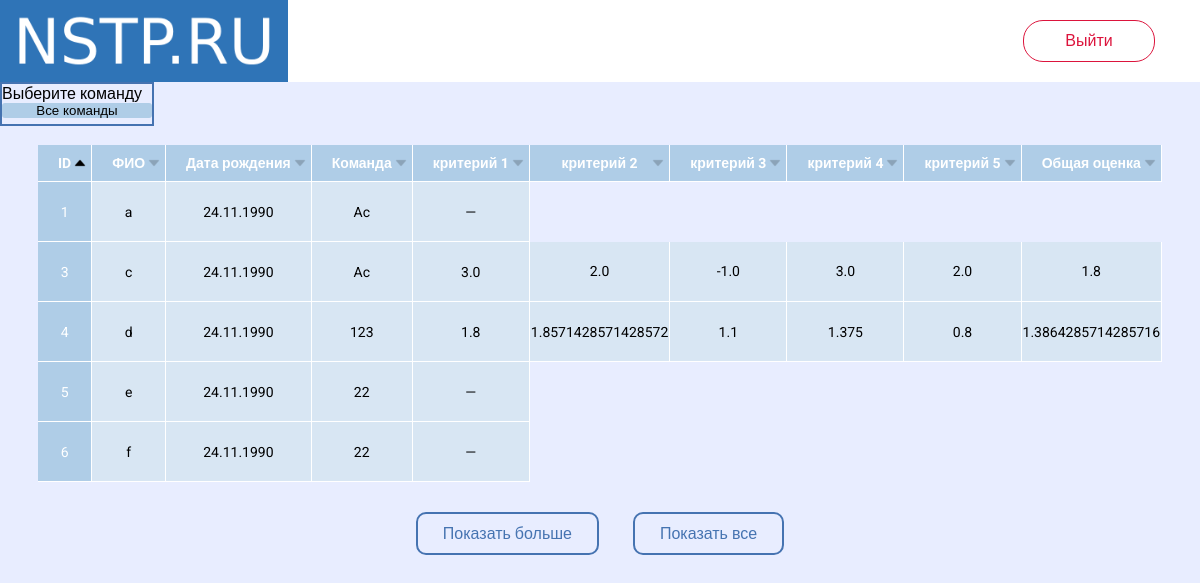
The page /admin_table/1/1 (signed in) on the database as committed earlier.
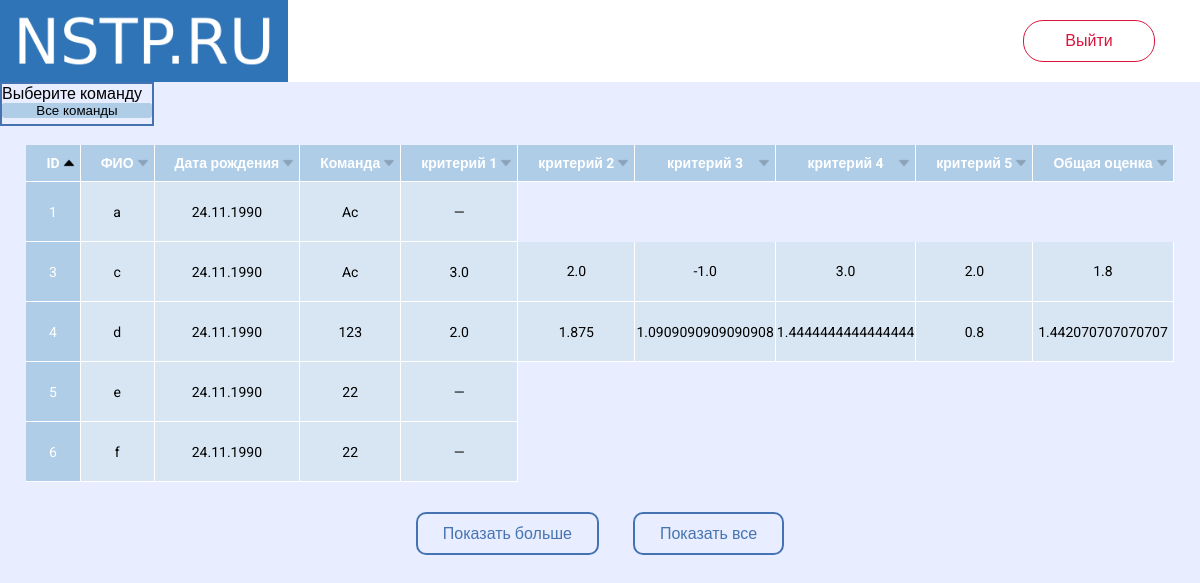
The same page on the database as committed later.
### app/models.py (models this page shows, shortened)
class Parameter(db.Model):
    id = db.Column(db.Integer, primary_key=True, unique=True, autoincrement=True)
    name = db.Column(db.String(32))
    weight = db.Column(db.Float, default=1.0)
    project_number = db.Column(db.Integer, db.ForeignKey('project.number'))

class User(UserMixin, db.Model):
    project_id = db.Column(db.Integer)  # id в данном проете
    username = db.Column(db.String(64))
    email = db.Column(db.String(128), index=True, unique=True)
    birthday = db.Column(db.Date)
    team = db.Column(db.String(32))  # команда, класс иди что-то подобное
    place = db.Column(db.String(64))  # локация, регион или что-то подобное
    project_number = db.Column(db.Integer)  # номер проекта к которму относится
    id = db.Column(db.Integer, unique=True, primary_key=True, autoincrement=True)  # общий id
    password_hash = db.Column(db.String(128))
    grades = db.relationship('Grade', backref='user', lazy='dynamic')
    sum_grade_0 = db.Column(db.Float, default=0)
    sum_grade_1 = db.Column(db.Float, default=0)
    sum_grade_2 = db.Column(db.Float, default=0)
    sum_grade_3 = db.Column(db.Float, default=0)
    sum_grade_4 = db.Column(db.Float, default=0)
    sum_grade_all = db.Column(db.Float, default=0)

### app/main/routes.py (the view)
@bp.route('/admin_table/<project_number>/<admin_id>', methods=['GET', 'POST'])
@login_required
def admin_table(project_number, admin_id):
    admin = Admin.query.filter_by(id=admin_id).first()
    parameters = Parameter.query.filter_by(project_number=project_number).all()
    users = User.query.filter_by(project_number=project_number).order_by(User.id).limit(5)
    users_team = User.query.filter_by(project_number=project_number).all()
    teams = ['Все команды']
    for user in users_team:
        if user.team not in teams:
            teams.append(user.team)
    return render_template('admin_table.html', title='Table', admin=admin, teams=teams,
                           users=users, ParName=parameters, project_number=project_number)

### app/models.py (called while the page is built, shortened)
@login.user_loader
def load_user(id):
    if int(id) < 10000:
        return User.query.get(int(id))

### app/templates/admin_table.html (shortened to what this page needs)
{% extends "main_0.html" %}
{%  block app_content %}
    <link rel="stylesheet"  href="{{ url_for('static', filename='admin_table.css')}}">
    <div class="table-wrap">
        <div class="choice">
            <label for="teams">Выберите команду</label>
            <div class="wrapper_dropdown">
                <select name="teams" id="teams" class="select"
                        onchange="show_more(0, {{ project_number}}, this.value)">
                    {% for team in teams %}
                        <option value="{{ team }}">{{ team }}</option>
                    {% endfor %}
                </select>
            </div>
        </div>
        <br>
        <table class="table-sort">
            <thead>
            <tr>
                <th id="project_id" class="sort" data-order="0" onclick="sort(this.id,
                        {{ project_number }})">ID</th>
                <th id="username" class="sort" data-order="0"
                    onclick="sort(this.id, {{ project_number }})">ФИО</th>
                <th id="birthday" class="sort" data-order="0"
                    onclick="sort(this.id, {{ project_number }})">Дата рождения</th>
                <th id="team" class="sort" data-order="0"
                    onclick="sort(this.id, {{ project_number }})">Команда</th>
                {% set i = namespace(a=0) %}
                {% for parameter in ParName %}
                    <th id="sum_grade_{{ i.a }}" class="sort" data-order="0"
                        onclick="sort(this.id, {{ project_number }})">{{ parameter.name }}</th>
                    {% set i.a = i.a + 1 %}
                {% endfor %}
                <th id="sum_grade_all" data-order="0" class="sort"
                    onclick="sort(this.id, {{ project_number }})">Общая оценка</th>
            </tr>
            </thead>
            <tbody id="tbody" class="tbody-table">
            {% set i.a = 0 %}
            {% for user in users %}
                <tr id="number_str{{ i.a }}" onclick="location.href='{{ url_for(
                'main.user_grades_table', project_number=project_number, user_id=user.id) }}'">
                    <td id="id{{ i.a }}">
                        {% if user.project_id %}
                            {{ user.project_id }}
                        {% else %}
                            –
                        {% endif %}
                    </td>
                    <td id="username{{ i.a }}">
                        {% if user.username %}
                            {{ user.username }}
                        {% else %}
                            –
                        {% endif %}
                    </td>
                    <td id="birthday{{ i.a }}">
                        {% if user.birthday %}
                            {{ user.birthday.strftime('%d.%m.%Y') }}
                        {% else %}
                            –
                        {% endif %}
                    </td>
                    <td id="team{{ i.a }}">
                        {% if user.team %}
                            {{ user.team }}
                        {% else %}
                            –
                        {% endif %}
                    </td>
                    {% for j in range(10) %}
                        {% if user.__dict__['sum_grade_{}'.format(j)] %}
                            <td id="sum_grade_{{ j }}{{ i.a }}">
                                {% if user.__dict__['sum_grade_{}'.format(j)] == 0 %}
                                    —
                                {% else %}
                                    {{ user.__dict__['sum_grade_{}'.format(j)] }}
                                {% endif %}
                            </td>
                        {% endif %}
                    {% endfor %}
                    <td id="sum_grade_all{{ i.a }}">
                        {% if user.sum_grade_all == 0 %}
                            —
                        {% else %}
                            {{ user.sum_grade_all }}
                        {% endif %}
                    </td>
                </tr>
                {% set i.a = i.a + 1 %}
            {% endfor %}
            </tbody>
        </table>
    </div>
    <div class="show">
        <a id="show_more" class="show_btn" href="javascript:show_more(2, {{ project_number }})">
            Показать больше</a>
        <a id="show_all" class="show_btn" href="javascript:show_more(10000, {{ project_number }})">
            Показать все</a>
    </div>
{% endblock %}

### app/templates/main_0.html (shortened to what this page needs)
<html lang="ru">
<head>
    <link rel="stylesheet" href="{{ url_for('static', filename='main_0.css') }}">
</head>
<body id="body">
<div class="maket">
    <div class="shapka" >
        <img class="logo" src="{{ url_for('static', filename='logo_21.webp') }}" alt="" >
        {% if title != 'Авторизация' and title != 'Регистрация' and (auth or auth is not defined) %}
            <div class="exit">
                <a class="exit_button" href="{{ url_for('auth.logout') }}">
                    Выйти
                </a>
            </div>
        {% endif %}
    </div>
    {% block app_content %}{% endblock %}
</div>
</body>
</html>

### app/static/main_0.css (style rules this page uses)
@media screen and (min-width: 768px) { .logo { max-width: 300px; width: 24%; height: 15%; } }
* { -webkit-tap-highlight-color: rgba(0, 0, 0, 0); }
html { font-family: 'Roboto', sans-serif !important; }
body { justify-content: center; align-items: center; height: 100%; background-color: #e8edff; margin: 0; }
.maket { flex: 1 1 auto; display: flex; flex-flow: column; justify-content: space-between; }
.shapka { background-color: rgb(255, 255, 255); width: 100%; position: sticky; display: flex; justify-content: space-between; vertical-align: middle; align-items: center; height:15%; }
body { height:100%; }
.exit { margin-right: 25px; }
.exit_button { text-align: center; border-radius: 20px; color: crimson; }
.exit .exit_button { display: inline-block; width: 130px; height: 40px; line-height: 40px; margin: 20px; position: relative; overflow: hidden; border: 1px solid crimson; transition: color .25s; text-decoration: none; !important; }

### app/static/admin_table.css (style rules this page uses)
.table-wrap { overflow-x: auto; }
.table-sort { margin: auto; justify-content: space-around; vertical-align: middle; align-items: center; cursor: pointer; }
.tbody-table { height: 300px; }
table { font-family: 'Roboto', sans-serif; font-size: 14px; border-collapse: collapse; text-align: center; table-layout: fixed; }
th, td:first-child { background: #AFCDE7; color: white; padding: 10px 20px; margin: auto; }
th { transition: all 0.2s ease; cursor: pointer; border-style: solid; border-width: 0 1px 1px 0; border-color: white; }
td { border-style: solid; border-width: 0 1px 1px 0; border-color: white; background: #D8E6F3; margin: auto; }
th:first-child, td:first-child { text-align: center; }
th.sort, th.sort { position: relative; }
th.sort[data-order="0"]::after { content: url("arrowDown.png"); position: absolute; opacity: 0.2; right: 3px; transition: all 0.2s ease; transform: rotate(0deg); }
th.sort[data-order="1"]::after, th.sort[data-order="-1"]::after { transition: all 0.2s ease; position: absolute; right: 3px; opacity: 1; content: url("arrowDown.png"); }
th.sort[data-order="1"]::after { transform: rotate(180deg); }
.show_btn { margin: 10px 15px; text-decoration: none; padding: 10px 25px; font-family: 'Roboto', sans-serif; font-weight: 500; color: rgba(0, 64, 144, 0.7); background: transparent; outline: none !important; cursor: pointer; -webkit-transition: all 0.2s ease; transition: all 0.2s ease; position: relative; display: inline-block; border: 2px solid rgba(0, 64, 144, 0.7); border-radius: 10px; }
.show { text-align: center; margin: 20px auto; }
.show_btn:not(active) { box-shadow: 0 0 0 0; transform: scale(1); }
.choice { border: 2px solid rgba(0, 64, 144, 0.7); width: 150px; height: 40px; }
.select { width: 130px; margin: 0 auto; }
.wrapper_dropdown select { width: 150px; border-radius: 3px; appearance: none; -webkit-appearance: none; -moz-appearance: none; border:0; background-color: #AFCDE7; }
.select { text-align: center; }

Rows that differ between the two databases and show on the page:
changed User (number 3 of 5 on the later page): sum_grade_0 1.8 → 2 (drawn); sum_grade_1 1.85714 → 1.875 (drawn); sum_grade_2 1.1 → 1.09091 (drawn); sum_grade_3 1.375 → 1.44444 (drawn); sum_grade_all "1.3864285714285716" → "1.442070707070707"
Other text that changed with them:
new list line: "2.0"
new list line: "1.875"
new list line: "1.0909090909090908"
new list line: "1.4444444444444444"
list line gone: "1.8"
list line gone: "1.8571428571428572"
list line gone: "1.1"
list line gone: "1.375"
